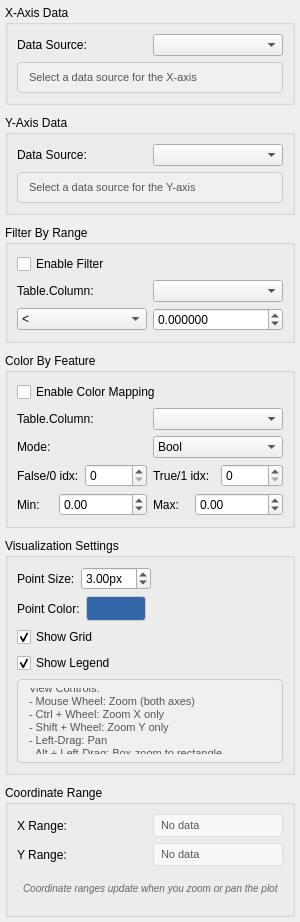
<?xml version="1.0" encoding="UTF-8"?>
<ui version="4.0">
 <class>ScatterPlotPropertiesWidget</class>
 <widget class="QWidget" name="ScatterPlotPropertiesWidget">
  <property name="geometry">
   <rect>
    <x>0</x>
    <y>0</y>
    <width>300</width>
    <height>600</height>
   </rect>
  </property>
  <property name="windowTitle">
   <string>Scatter Plot Properties</string>
  </property>
  <layout class="QVBoxLayout" name="main_layout">
   <property name="spacing">
    <number>10</number>
   </property>
   <property name="leftMargin">
    <number>5</number>
   </property>
   <property name="topMargin">
    <number>5</number>
   </property>
   <property name="rightMargin">
    <number>5</number>
   </property>
   <property name="bottomMargin">
    <number>5</number>
   </property>
   <item>
    <widget class="QGroupBox" name="x_axis_group">
     <property name="title">
      <string>X-Axis Data</string>
     </property>
     <layout class="QVBoxLayout" name="x_axis_layout">
      <item>
       <layout class="QHBoxLayout" name="x_axis_selection_layout">
        <item>
         <widget class="QLabel" name="x_axis_label">
          <property name="text">
           <string>Data Source:</string>
          </property>
         </widget>
        </item>
        <item>
         <widget class="QComboBox" name="x_axis_combo">
          <property name="minimumWidth">
           <number>150</number>
          </property>
         </widget>
        </item>
       </layout>
      </item>
      <item>
       <widget class="QLabel" name="x_axis_info_label">
        <property name="text">
         <string>Select a data source for the X-axis</string>
        </property>
        <property name="styleSheet">
         <string notr="true">QLabel { 
color: #555; 
font-size: 11px; 
padding: 8px; 
background-color: #f0f0f0; 
border: 1px solid #ccc; 
border-radius: 4px; 
}</string>
        </property>
        <property name="wordWrap">
         <bool>true</bool>
        </property>
       </widget>
      </item>
     </layout>
    </widget>
   </item>
   <item>
    <widget class="QGroupBox" name="y_axis_group">
     <property name="title">
      <string>Y-Axis Data</string>
     </property>
     <layout class="QVBoxLayout" name="y_axis_layout">
      <item>
       <layout class="QHBoxLayout" name="y_axis_selection_layout">
        <item>
         <widget class="QLabel" name="y_axis_label">
          <property name="text">
           <string>Data Source:</string>
          </property>
         </widget>
        </item>
        <item>
         <widget class="QComboBox" name="y_axis_combo">
          <property name="minimumWidth">
           <number>150</number>
          </property>
         </widget>
        </item>
       </layout>
      </item>
      <item>
       <widget class="QLabel" name="y_axis_info_label">
        <property name="text">
         <string>Select a data source for the Y-axis</string>
        </property>
        <property name="styleSheet">
         <string notr="true">QLabel { 
color: #555; 
font-size: 11px; 
padding: 8px; 
background-color: #f0f0f0; 
border: 1px solid #ccc; 
border-radius: 4px; 
}</string>
        </property>
        <property name="wordWrap">
         <bool>true</bool>
        </property>
       </widget>
      </item>
     </layout>
    </widget>
   </item>
   <item>
    <widget class="QGroupBox" name="filter_group">
     <property name="title">
      <string>Filter By Range</string>
     </property>
     <layout class="QVBoxLayout" name="filter_layout">
      <item>
       <widget class="QCheckBox" name="filter_enabled_checkbox">
        <property name="text"><string>Enable Filter</string></property>
       </widget>
      </item>
      <item>
       <layout class="QHBoxLayout" name="filter_sel_layout">
        <item><widget class="QLabel" name="filter_col_label"><property name="text"><string>Table.Column:</string></property></widget></item>
        <item><widget class="QComboBox" name="filter_column_combo"><property name="minimumWidth"><number>200</number></property></widget></item>
       </layout>
      </item>
      <item>
       <layout class="QHBoxLayout" name="filter_cond_layout">
        <item><widget class="QComboBox" name="filter_comparator_combo">
          <item><property name="text"><string>&lt;</string></property></item>
          <item><property name="text"><string>&lt;=</string></property></item>
          <item><property name="text"><string>&gt;</string></property></item>
          <item><property name="text"><string>&gt;=</string></property></item>
          <item><property name="text"><string>==</string></property></item>
          <item><property name="text"><string>!=</string></property></item>
        </widget></item>
        <item><widget class="QDoubleSpinBox" name="filter_value_spin"><property name="minimum"><double>-1e12</double></property><property name="maximum"><double>1e12</double></property><property name="decimals"><number>6</number></property></widget></item>
       </layout>
      </item>
     </layout>
    </widget>
   </item>
   <item>
    <widget class="QGroupBox" name="color_group">
     <property name="title">
      <string>Color By Feature</string>
     </property>
     <layout class="QVBoxLayout" name="color_layout">
      <item><widget class="QCheckBox" name="color_enabled_checkbox"><property name="text"><string>Enable Color Mapping</string></property></widget></item>
      <item>
       <layout class="QHBoxLayout" name="color_sel_layout">
        <item><widget class="QLabel" name="color_col_label"><property name="text"><string>Table.Column:</string></property></widget></item>
        <item><widget class="QComboBox" name="color_column_combo"><property name="minimumWidth"><number>200</number></property></widget></item>
       </layout>
      </item>
      <item>
       <layout class="QHBoxLayout" name="color_mode_layout">
        <item><widget class="QLabel" name="color_mode_label"><property name="text"><string>Mode:</string></property></widget></item>
        <item><widget class="QComboBox" name="color_mode_combo">
          <item><property name="text"><string>Bool</string></property></item>
          <item><property name="text"><string>Int</string></property></item>
          <item><property name="text"><string>Continuous</string></property></item>
        </widget></item>
       </layout>
      </item>
      <item>
       <layout class="QHBoxLayout" name="color_discrete_layout">
        <item><widget class="QLabel" name="color_false_label"><property name="text"><string>False/0 idx:</string></property></widget></item>
        <item><widget class="QSpinBox" name="color_false_spin"><property name="minimum"><number>0</number></property><property name="maximum"><number>31</number></property></widget></item>
        <item><widget class="QLabel" name="color_true_label"><property name="text"><string>True/1 idx:</string></property></widget></item>
        <item><widget class="QSpinBox" name="color_true_spin"><property name="minimum"><number>0</number></property><property name="maximum"><number>31</number></property></widget></item>
       </layout>
      </item>
      <item>
       <layout class="QHBoxLayout" name="color_continuous_layout">
        <item><widget class="QLabel" name="color_min_label"><property name="text"><string>Min:</string></property></widget></item>
        <item><widget class="QDoubleSpinBox" name="color_min_spin"><property name="minimum"><double>-1e12</double></property><property name="maximum"><double>1e12</double></property></widget></item>
        <item><widget class="QLabel" name="color_max_label"><property name="text"><string>Max:</string></property></widget></item>
        <item><widget class="QDoubleSpinBox" name="color_max_spin"><property name="minimum"><double>-1e12</double></property><property name="maximum"><double>1e12</double></property></widget></item>
       </layout>
      </item>
     </layout>
    </widget>
   </item>
   <item>
    <widget class="QGroupBox" name="visualization_group">
     <property name="title">
      <string>Visualization Settings</string>
     </property>
     <layout class="QVBoxLayout" name="vis_layout">
      <item>
       <layout class="QHBoxLayout" name="point_size_layout">
        <item>
         <widget class="QLabel" name="point_size_label">
          <property name="text">
           <string>Point Size:</string>
          </property>
         </widget>
        </item>
        <item>
         <widget class="QDoubleSpinBox" name="point_size_spinbox">
          <property name="suffix">
           <string>px</string>
          </property>
          <property name="minimum">
           <double>0.500000000000000</double>
          </property>
          <property name="maximum">
           <double>20.000000000000000</double>
          </property>
          <property name="singleStep">
           <double>0.500000000000000</double>
          </property>
          <property name="value">
           <double>3.000000000000000</double>
          </property>
         </widget>
        </item>
        <item>
         <spacer name="horizontalSpacer_point_size">
          <property name="orientation">
           <enum>Qt::Horizontal</enum>
          </property>
          <property name="sizeHint" stdset="0">
           <size>
            <width>20</width>
            <height>20</height>
           </size>
          </property>
         </spacer>
        </item>
       </layout>
      </item>
      <item>
       <layout class="QHBoxLayout" name="point_color_layout">
        <item>
         <widget class="QLabel" name="point_color_label">
          <property name="text">
           <string>Point Color:</string>
          </property>
         </widget>
        </item>
        <item>
         <widget class="QPushButton" name="point_color_button">
          <property name="minimumSize">
           <size>
            <width>60</width>
            <height>25</height>
           </size>
          </property>
          <property name="maximumSize">
           <size>
            <width>60</width>
            <height>25</height>
           </size>
          </property>
          <property name="text">
           <string/>
          </property>
          <property name="styleSheet">
           <string notr="true">QPushButton { 
background-color: #3268a8; 
border: 1px solid #ccc; 
border-radius: 3px; 
}</string>
          </property>
         </widget>
        </item>
        <item>
         <spacer name="horizontalSpacer_point_color">
          <property name="orientation">
           <enum>Qt::Horizontal</enum>
          </property>
          <property name="sizeHint" stdset="0">
           <size>
            <width>20</width>
            <height>20</height>
           </size>
          </property>
         </spacer>
        </item>
       </layout>
      </item>
      <item>
       <widget class="QCheckBox" name="show_grid_checkbox">
        <property name="text">
         <string>Show Grid</string>
        </property>
        <property name="checked">
         <bool>true</bool>
        </property>
       </widget>
      </item>
      <item>
       <widget class="QCheckBox" name="show_legend_checkbox">
        <property name="text">
         <string>Show Legend</string>
        </property>
        <property name="checked">
         <bool>true</bool>
        </property>
       </widget>
      </item>
      <item>
       <widget class="QLabel" name="view_help_label">
        <property name="text">
         <string>View Controls:
- Mouse Wheel: Zoom (both axes)
- Ctrl + Wheel: Zoom X only
- Shift + Wheel: Zoom Y only
- Left-Drag: Pan
- Alt + Left-Drag: Box-zoom to rectangle</string>
        </property>
        <property name="styleSheet">
         <string notr="true">QLabel { 
color: #555; 
font-size: 11px; 
padding: 8px; 
background-color: #f0f0f0; 
border: 1px solid #ccc; 
border-radius: 4px; 
}</string>
        </property>
        <property name="wordWrap">
         <bool>true</bool>
        </property>
       </widget>
      </item>
     </layout>
    </widget>
   </item>
   <item>
    <widget class="QGroupBox" name="coordinate_range_group">
     <property name="title">
      <string>Coordinate Range</string>
     </property>
     <layout class="QVBoxLayout" name="coordinate_range_layout">
      <item>
       <layout class="QHBoxLayout" name="x_range_layout">
        <item>
         <widget class="QLabel" name="x_range_label">
          <property name="text">
           <string>X Range:</string>
          </property>
         </widget>
        </item>
        <item>
         <widget class="QLabel" name="x_range_value">
          <property name="text">
           <string>No data</string>
          </property>
          <property name="styleSheet">
           <string notr="true">QLabel { 
color: #555; 
font-size: 11px; 
padding: 4px; 
background-color: #f8f8f8; 
border: 1px solid #ddd; 
border-radius: 3px; 
}</string>
          </property>
         </widget>
        </item>
       </layout>
      </item>
      <item>
       <layout class="QHBoxLayout" name="y_range_layout">
        <item>
         <widget class="QLabel" name="y_range_label">
          <property name="text">
           <string>Y Range:</string>
          </property>
         </widget>
        </item>
        <item>
         <widget class="QLabel" name="y_range_value">
          <property name="text">
           <string>No data</string>
          </property>
          <property name="styleSheet">
           <string notr="true">QLabel { 
color: #555; 
font-size: 11px; 
padding: 4px; 
background-color: #f8f8f8; 
border: 1px solid #ddd; 
border-radius: 3px; 
}</string>
          </property>
         </widget>
        </item>
       </layout>
      </item>
      <item>
       <widget class="QLabel" name="coordinate_info_label">
        <property name="text">
         <string>Coordinate ranges update when you zoom or pan the plot</string>
        </property>
        <property name="styleSheet">
         <string notr="true">QLabel { 
color: #666; 
font-size: 10px; 
font-style: italic; 
padding: 4px; 
}</string>
        </property>
        <property name="wordWrap">
         <bool>true</bool>
        </property>
       </widget>
      </item>
     </layout>
    </widget>
   </item>
   <item>
    <spacer name="verticalSpacer">
     <property name="orientation">
      <enum>Qt::Vertical</enum>
     </property>
     <property name="sizeHint" stdset="0">
      <size>
       <width>20</width>
       <height>40</height>
      </size>
     </property>
    </spacer>
   </item>
  </layout>
 </widget>
 <resources/>
 <connections/>
</ui> 
